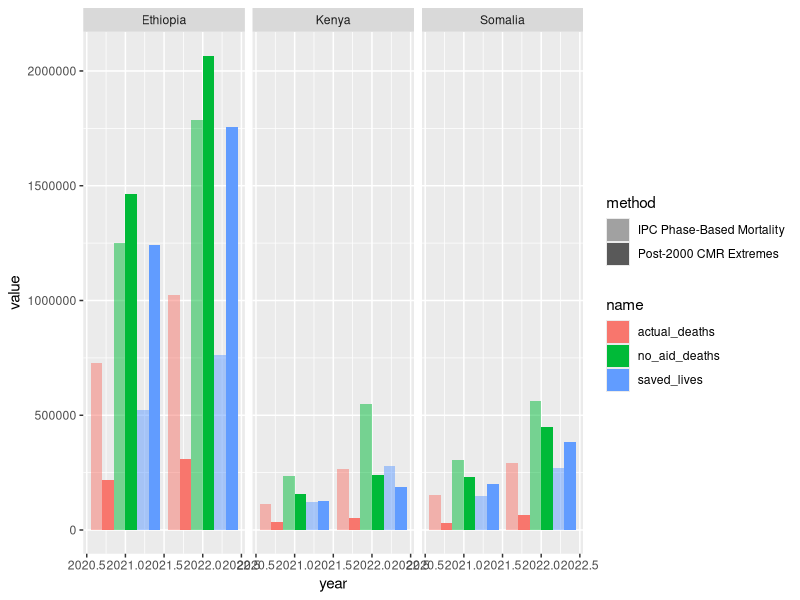

The R script that drew this image:
# --------------------------
# Drought Mortality Analysis in Somalia, Ethiopia, Kenya (2021–2022)
# Approach 1: Historical vs Actual CMR
# Approach 2: IPC Phase-based mortality calculations
# --------------------------
library(tidyverse)
# Create helper function to compute total deaths
calculate_deaths <- function(pop_millions, cdr_per_10k_day, days = 365) {
  pop <- pop_millions * 1e6
  cdr <- cdr_per_10k_day / 10000
  deaths <- pop * cdr * days
  return(round(deaths))
}

# Pivot and clean function
piv_clean <- function(res) {

tidy_df <- res %>%
  as.data.frame() %>%
  mutate(id = 1) %>%
  pivot_longer(
    cols = -id,
    names_to = "full_name",
    values_to = "value"
  ) %>%
  separate(
    col = full_name,
    into = c("country", "year", "name"),
    sep = "\\.",
    convert = TRUE
  ) %>%
  select(country, year, name, value) %>%
  mutate(year = gsub("year", "", year) %>% as.numeric)
tidy_df
}

# --------------------------
# Data input
# --------------------------

# ---- SOMALIA ----
# Source: https://reliefweb.int/report/somalia/mortality-patterns-somalia-retrospective-estimates-and-scenario-based-forecasting-report-1-february-2023
# 2021: 1.6M start - 3.5M end in IPC 3+, estimated https://reliefweb.int/report/somalia/somalia-food-security-and-nutrition-analysis-post-gu-2021-technical-release-september-2021
# 2022: 4.1M start - 5.6M end in IPC 3+, estimated from Oct 2022 snapshot
# worst CMR based on 2011 -https://reliefweb.int/report/somalia/mortality-among-populations-southern-and-central-somalia-affected-severe-food
# CMR actual based on SMART analysis in 2021-2022: https://reliefweb.int/report/somalia/mortality-patterns-somalia-retrospective-estimates-and-scenario-based-forecasting-report-1-february-2023
somalia <- list(
  year2021 = list(
    pop = 2.55,
    cmr_actual = 0.325,
    cmr_worst = 2.5,
    cmr_actual_low = 0.275,
    cmr_actual_high = 0.4
  ),
  year2022 = list(
    pop = 4.9,
    cmr_actual = 0.36, # https://reliefweb.int/report/somalia/mortality-patterns-somalia-retrospective-estimates-and-scenario-based-forecasting-report-1-february-2023
    cmr_worst = 2.5,
    cmr_actual_low = 0.3,
    cmr_actual_high = 0.46
  )
)

# ---- ETHIOPIA ----
# Sources: IPC based
# 2021 16.5M & 2022 23.6M -
# IPC Phase populations from 2021-2022 reports
# CMR Worst Based on 2000 in Gode of 3.2 (2.4 - 3.8)
# https://www.cdc.gov/mmwr/preview/mmwrhtml/mm5015a2.htm#:~:text=A%20total%20of%20595%20households,4%20%287%29.%20Of%20the
# Or highs of 4-5 but also IDP Somalia related:
# https://reliefweb.int/report/ethiopia/unicef-ethiopia-horn-africa-crisis-situation-report-11-22-28-september-2011#:~:text=Somali%20Refugee%20Situation,1.1%20deaths%20per%2010%2C000%20daily.
# To be conservative, given the 2000 CMR was in one region and while ago, will go marginally below their lowest and closer to IPC 5
# For actual, no data. But the best study to be found (which U5MR) had 0.38 - 0.47 in drought during 2009-2014, so going marginally as CMR and to align more
# with Somalia, 0.36
# https://www.nature.com/articles/s41598-017-02271-5
ethiopia <- list(
  year2021 = list(
    pop = 16.7,
    cmr_actual = 0.36,
    cmr_worst = 2.4,
    cmr_actual_low = 0.25,
    cmr_actual_high = 0.4
  ),
  year2022 = list(
    pop = 23.6,
    cmr_actual = 0.36,
    cmr_worst = 2.4,
    cmr_actual_low = 0.25,
    cmr_actual_high = 0.4
  )
)

# ---- KENYA ----
# Sources: https://fews.net/east-africa/kenya
# https://humanitarianaction.info/plan/1073
# 2021: 2.9M in IPC 3+
# 2022: 4.4M in IPC 3+
# Very little data directly on CMR - similar mongst IDP from Somalia had up to 1.94
# But this dropped to 0.4 when in camps and managed
# Likely not as high as other countries given broader support and generally managed droughts.
# So just 1.5 chosen to reflect below the worst seen amongst those travellers, and same CMR as Ethiopia assumed

kenya <- list(
  year2021 = list(
    pop = 2.9,
    cmr_actual = 0.32,
    cmr_worst = 1.5,
    cmr_actual_low = 0.25,
    cmr_actual_high = 0.4
  ),
  year2022 = list(
    pop = 4.4,
    cmr_actual = 0.32,
    cmr_worst = 1.5,
    cmr_actual_low = 0.25,
    cmr_actual_high = 0.4
  )
)

# --------------------------
# Approach 1: Total deaths with and without aid
# --------------------------

countries <- list(Somalia = somalia, Ethiopia = ethiopia, Kenya = kenya)
approach1_results <- list()

for (country_name in names(countries)) {
  country <- countries[[country_name]]
  result <- list()

  for (year in names(country)) {
    data <- country[[year]]

    actual_deaths <- calculate_deaths(data$pop, data$cmr_actual)
    no_aid_deaths <- calculate_deaths(data$pop, data$cmr_worst)
    saved_lives <- no_aid_deaths - actual_deaths

    result[[year]] <- list(
      actual_deaths = actual_deaths,
      no_aid_deaths = no_aid_deaths,
      saved_lives = saved_lives,
      actual_low = calculate_deaths(data$pop, data$cmr_actual_low),
      actual_high = calculate_deaths(data$pop, data$cmr_actual_high)
    )
  }

  approach1_results[[country_name]] <- result
}

# Print Approach 1 results
cat("---- Approach 1: Historical vs Actual CMR ----\n")
for (country in names(approach1_results)) {
  cat(paste0("\n", country, "\n"))
  for (year in names(approach1_results[[country]])) {
    vals <- approach1_results[[country]][[year]]
    cat(paste0(year, ": ",
               "Actual = ", vals$actual_deaths,
               ", No Aid = ", vals$no_aid_deaths,
               ", Saved = ", vals$saved_lives,
               " (Low = ", vals$actual_low,
               ", High = ", vals$actual_high, ")\n"))
  }
}

# --------------------------
# Approach 2: IPC phase-based mortality
# --------------------------
# Phase-based CMRs:
# IPC 2: ~0.3/10k/day
# IPC 3: ~0.75/10k/day
# IPC 4: ~1.5/10k/day
# IPC 5: ~2.0/10k/day
# Source: IPC Technical Manual v3.1 https://www.ipcinfo.org/fileadmin/user_upload/ipcinfo/manual/IPC_Technical_Manual_3_Final.pdf

ipc_cmrs <- c("2" = 0.3, "3" = 0.75, "4" = 1.5, "5" = 2.0, "6" = 2.5)

# Population by phase, hardcoded from IPC reports

ipc_data <- list(
  Somalia = list(
    year2021 = list("2" = 3.71, "3" = 2.83, "4" = 0.64, "5" = 0.0),
    year2022 = list("2" = 8.0, "3" = 3.88, "4" = 1.5, "5" = 0.214)
  ),
  Ethiopia = list(
    year2021 = list("2" = 8.0, "3" = 10.0, "4" = 6.0, "5" = 0.5),
    year2022 = list("2" = 12.0, "3" = 15.0, "4" = 8.0, "5" = 0.6)
  ),
  Kenya = list(
    year2021 = list("2" = 4.0, "3" = 1.8, "4" = 0.37, "5" = 0.0),
    year2022 = list("2" = 10.4, "3" = 3.2, "4" = 1.2, "5" = 0.0)
  )
)

# Shift phases up by 1 for counterfactual
shift_phase <- function(phase) {
  if (phase == "2") return("3")
  if (phase == "3") return("4")
  if (phase == "4") return("5")
  return("6")  # IPC 5 goes to 6 which we assign 2.5 CMR to
}

approach2_results <- list()

for (country in names(ipc_data)) {
  years <- ipc_data[[country]]
  result <- list()

  for (year in names(years)) {
    phases <- years[[year]]

    deaths_actual <- 0
    deaths_counterfactual <- 0

    for (phase in names(phases)) {
      pop <- phases[[phase]]
      cdr_actual <- ipc_cmrs[[phase]]
      phase_shifted <- shift_phase(phase)
      cdr_counterfactual <- ipc_cmrs[[phase_shifted]]

      deaths_actual <- deaths_actual + calculate_deaths(pop, cdr_actual)
      deaths_counterfactual <- deaths_counterfactual + calculate_deaths(pop, cdr_counterfactual)
    }

    result[[year]] <- list(
      actual_deaths = deaths_actual,
      no_aid_deaths = deaths_counterfactual,
      saved_lives = deaths_counterfactual - deaths_actual
    )
  }

  approach2_results[[country]] <- result
}

# Print Approach 2 results
cat("\n---- Approach 2: IPC Phase-Based Mortality ----\n")
for (country in names(approach2_results)) {
  cat(paste0("\n", country, "\n"))
  for (year in names(approach2_results[[country]])) {
    vals <- approach2_results[[country]][[year]]
    cat(paste0(year, ": ",
               "Actual = ", vals$actual_deaths,
               ", No Aid = ", vals$no_aid_deaths,
               ", Saved = ", vals$saved_deaths, "\n"))
  }
}


# Collate all and plot

res <- rbind(
  piv_clean(approach1_results) %>% mutate(method = "Post-2000 CMR Extremes"),
  piv_clean(approach2_results) %>% mutate(method = "IPC Phase-Based Mortality")
)

res %>%
  filter(!name %in% c("actual_high", "actual_low")) %>%
  ggplot(aes(year, value, fill = name, alpha = method)) +
  geom_bar(stat = "identity", position = "dodge") +
  scale_alpha_manual(values = c(0.5,1)) +
  facet_wrap(~country)


res %>% filter(name == "saved_lives") %>% group_by(method) %>% summarise(sum(value))
